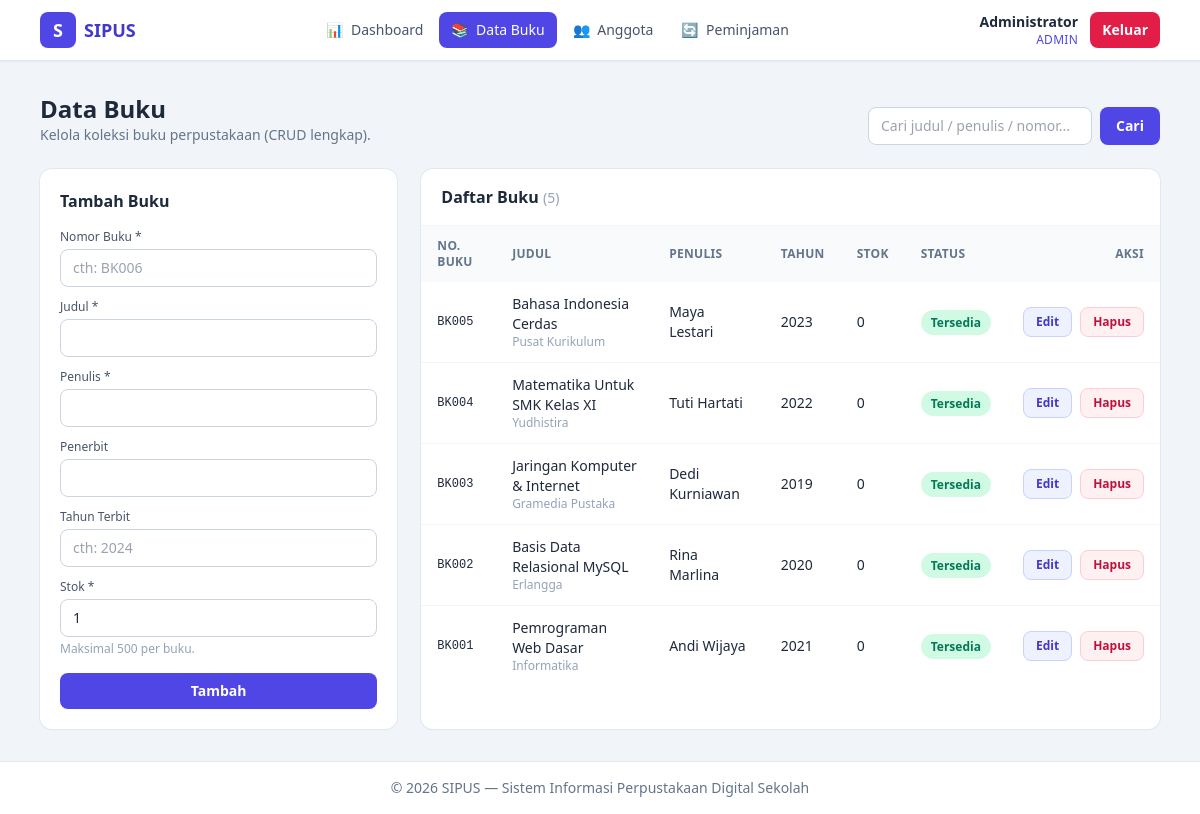
/admin/buku.php (signed in), run on an earlier commit of the app's database.
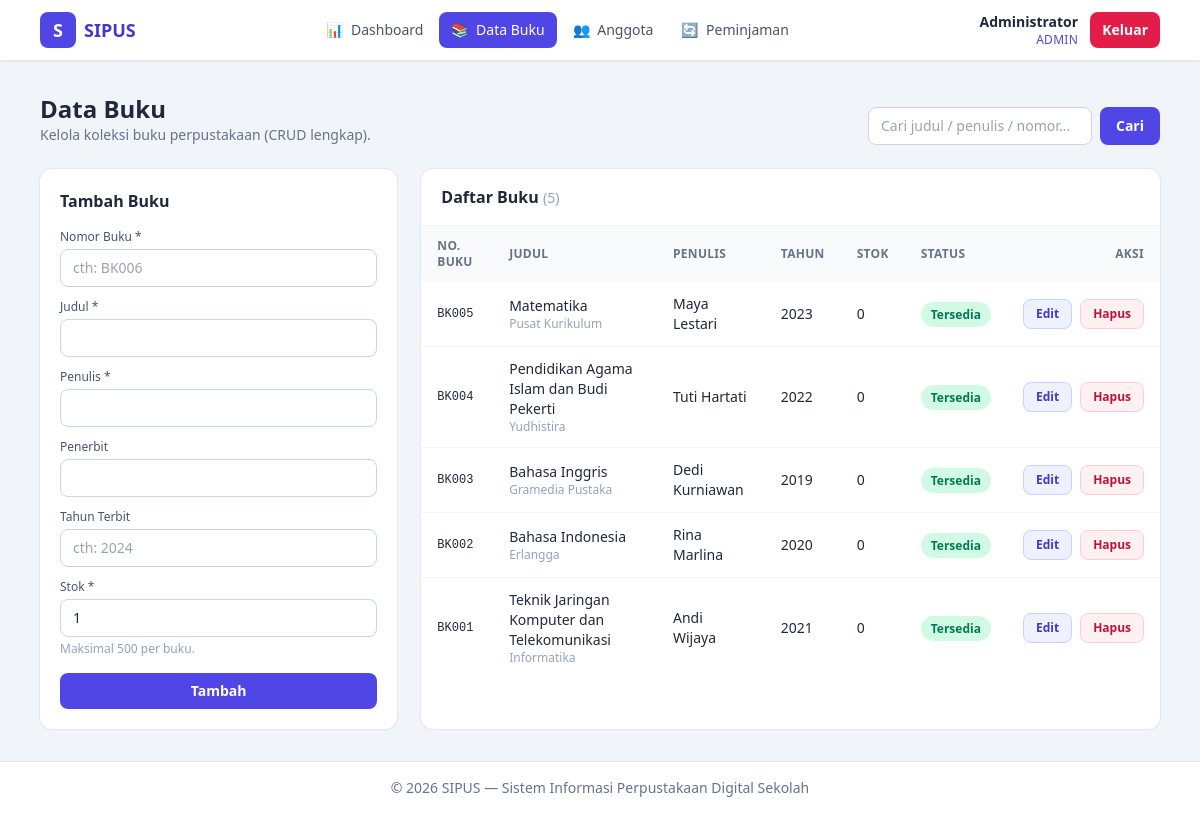
And on a later commit of the database.
### tables this page shows
CREATE TABLE buku (
    id_buku INT AUTO_INCREMENT PRIMARY KEY,
    nomor_buku VARCHAR(20) NOT NULL UNIQUE,
    judul VARCHAR(150) NOT NULL,
    penulis VARCHAR(100) NOT NULL,
    penerbit VARCHAR(100),
    tahun_terbit YEAR,
    status ENUM('tersedia', 'dipinjam') NOT NULL DEFAULT 'tersedia'
);

### config/database.php (called while the page is built, shortened)
<?php
function e($data): string
{
    return htmlspecialchars((string) $data, ENT_QUOTES, 'UTF-8');
}

### admin/buku.php (the view, shortened to what the changed rows need)
<?php
require __DIR__ . '/../includes/header.php';
$pdo    = db();
$form = ['id_buku' => 0, 'nomor_buku' => '', 'judul' => '', 'penulis' => '', 'penerbit' => '', 'tahun_terbit' => '', 'stok' => '1'];
$keyword = trim((string) ($_GET['q'] ?? ''));
if ($keyword !== '') {
    $safeKeyword = addcslashes($keyword, '%_\\');
    $stmt = $pdo->prepare('SELECT * FROM buku
                           WHERE judul LIKE :kw OR penulis LIKE :kw OR nomor_buku LIKE :kw
                           ORDER BY id_buku DESC
                           LIMIT 100');
    $stmt->execute([':kw' => '%' . $safeKeyword . '%']);
} else {
    $stmt = $pdo->prepare('SELECT * FROM buku ORDER BY id_buku DESC LIMIT 100');
    $stmt->execute();
}
$daftarBuku = $stmt->fetchAll();
$judulForm = $form['id_buku'] > 0 ? 'Edit Buku' : 'Tambah Buku';
?>
<div class="mb-6 flex flex-wrap items-end justify-between gap-3">
  <div>
    <h1 class="text-2xl font-bold">Data Buku</h1>
  </div>
</div>
<div class="grid gap-6 lg:grid-cols-3">
  <div class="h-fit rounded-xl bg-white p-5 shadow-sm ring-1 ring-slate-200">
    <h2 class="mb-4 font-semibold"><?= e($judulForm) ?></h2>
  </div>
  <div class="overflow-hidden rounded-xl bg-white shadow-sm ring-1 ring-slate-200 lg:col-span-2">
    <div class="border-b border-slate-100 px-5 py-4">
      <h2 class="font-semibold">Daftar Buku <span class="text-sm font-normal text-slate-400">(<?= count($daftarBuku) ?>)</span></h2>
    </div>
    <div class="overflow-x-auto">
      <table class="w-full text-left text-sm">
        <thead class="bg-slate-50 text-xs uppercase tracking-wide text-slate-500">
          <tr>
            <th class="px-4 py-3">No. Buku</th>
            <th class="px-4 py-3">Judul</th>
            <th class="px-4 py-3">Penulis</th>
            <th class="px-4 py-3">Tahun</th>
            <th class="px-4 py-3">Stok</th>
            <th class="px-4 py-3">Status</th>
            <th class="px-4 py-3 text-right">Aksi</th>
          </tr>
        </thead>
        <tbody class="divide-y divide-slate-100">
          <?php foreach ($daftarBuku as $buku): ?>
            <tr class="hover:bg-slate-50">
              <td class="px-4 py-3 font-mono text-xs"><?= e($buku['nomor_buku']) ?></td>
              <td class="px-4 py-3">
                <p class="font-medium"><?= e($buku['judul']) ?></p>
                <p class="text-xs text-slate-400"><?= e($buku['penerbit'] ?? '—') ?></p>
              </td>
              <td class="px-4 py-3"><?= e($buku['penulis']) ?></td>
              <td class="px-4 py-3"><?= e($buku['tahun_terbit'] ?? '—') ?></td>
              <td class="px-4 py-3"><?= e((string) ($buku['stok'] ?? '0')) ?></td>
              <td class="px-4 py-3">
                <?php if ($buku['status'] === 'tersedia'): ?>
                  <span class="rounded-full bg-emerald-100 px-2.5 py-1 text-xs font-semibold text-emerald-700">Tersedia</span>
                <?php else: ?>
                  <span class="rounded-full bg-amber-100 px-2.5 py-1 text-xs font-semibold text-amber-700">Dipinjam</span>
                <?php endif; ?>
              </td>
              <td class="px-4 py-3">
                <div class="flex justify-end gap-2">
                  <a href="buku.php?edit=<?= (int) $buku['id_buku'] ?>"
                     class="rounded-lg border border-indigo-200 bg-indigo-50 px-3 py-1.5 text-xs font-semibold text-indigo-700 hover:bg-indigo-100">Edit</a>
                  <form method="post" action="buku.php" onsubmit="return confirm('Hapus buku ini?');">
                    <button class="rounded-lg border border-rose-200 bg-rose-50 px-3 py-1.5 text-xs font-semibold text-rose-700 hover:bg-rose-100">Hapus</button>
                  </form>
                </div>
              </td>
            </tr>
          <?php endforeach; ?>
        </tbody>
      </table>
    </div>
  </div>
</div>
<?php require __DIR__ . '/../includes/footer.php'; ?>

What changed in the data, as far as the page shows it:
changed buku "Maya Lestari": judul "Bahasa Indonesia Cerdas" → "Matematika"
changed buku "Tuti Hartati": judul "Matematika Untuk SMK Kelas XI" → "Pendidikan Agama Islam dan Budi Pekerti"
changed buku "Dedi Kurniawan": judul "Jaringan Komputer & Internet" → "Bahasa Inggris"
changed buku "Rina Marlina": judul "Basis Data Relasional MySQL" → "Bahasa Indonesia"
changed buku "Andi Wijaya": judul "Pemrograman Web Dasar" → "Teknik Jaringan Komputer dan Telekomunikasi"
